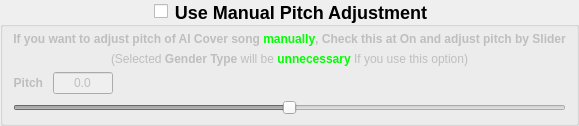
                                       <widget class="QGroupBox" name="horizontalGroupBox_rvc_manual_pitch">
                                        <property name="styleSheet">
                                         <string notr="true">QGroupBox
{
    font-size: 18px;
    font-weight: bold;
}</string>
                                        </property>
                                        <property name="title">
                                         <string>Use Manual Pitch Adjustment</string>
                                        </property>
                                        <property name="alignment">
                                         <set>Qt::AlignCenter</set>
                                        </property>
                                        <property name="flat">
                                         <bool>false</bool>
                                        </property>
                                        <property name="checkable">
                                         <bool>true</bool>
                                        </property>
                                        <property name="checked">
                                         <bool>false</bool>
                                        </property>
                                        <layout class="QHBoxLayout" name="horizontalLayout_117">
                                         <property name="leftMargin">
                                          <number>0</number>
                                         </property>
                                         <property name="topMargin">
                                          <number>0</number>
                                         </property>
                                         <property name="rightMargin">
                                          <number>0</number>
                                         </property>
                                         <property name="bottomMargin">
                                          <number>3</number>
                                         </property>
                                         <item>
                                          <layout class="QVBoxLayout" name="verticalLayout_82">
                                           <property name="leftMargin">
                                            <number>10</number>
                                           </property>
                                           <property name="topMargin">
                                            <number>5</number>
                                           </property>
                                           <property name="rightMargin">
                                            <number>10</number>
                                           </property>
                                           <property name="bottomMargin">
                                            <number>5</number>
                                           </property>
                                           <item>
                                            <widget class="QLabel" name="label_74">
                                             <property name="text">
                                              <string>&lt;html&gt;&lt;head/&gt;&lt;body&gt;&lt;p&gt;&lt;span style=&quot; font-weight:700;&quot;&gt;If you want to adjust pitch of AI Cover song &lt;/span&gt;&lt;span style=&quot; font-weight:700; color:#00ff00;&quot;&gt;manually&lt;/span&gt;&lt;span style=&quot; font-weight:700;&quot;&gt;, Check this at On and adjust pitch by Slider&lt;/span&gt;&lt;/p&gt;&lt;/body&gt;&lt;/html&gt;</string>
                                             </property>
                                             <property name="alignment">
                                              <set>Qt::AlignCenter</set>
                                             </property>
                                            </widget>
                                           </item>
                                           <item>
                                            <widget class="QLabel" name="label_75">
                                             <property name="text">
                                              <string>&lt;html&gt;&lt;head/&gt;&lt;body&gt;&lt;p align=&quot;center&quot;&gt;(Selected &lt;span style=&quot; font-weight:700;&quot;&gt;Gender Type&lt;/span&gt; will be &lt;span style=&quot; font-weight:700; color:#00ff00;&quot;&gt;unnecessary&lt;/span&gt; If you use this option)&lt;/p&gt;&lt;/body&gt;&lt;/html&gt;</string>
                                             </property>
                                             <property name="alignment">
                                              <set>Qt::AlignLeading|Qt::AlignLeft|Qt::AlignVCenter</set>
                                             </property>
                                            </widget>
                                           </item>
                                           <item>
                                            <layout class="QHBoxLayout" name="horizontalLayout_118">
                                             <property name="spacing">
                                              <number>10</number>
                                             </property>
                                             <property name="topMargin">
                                              <number>0</number>
                                             </property>
                                             <property name="bottomMargin">
                                              <number>0</number>
                                             </property>
                                             <item>
                                              <widget class="QLabel" name="label_76">
                                               <property name="text">
                                                <string>&lt;html&gt;&lt;head/&gt;&lt;body&gt;&lt;p&gt;&lt;span style=&quot; font-weight:700;&quot;&gt;Pitch&lt;/span&gt;&lt;/p&gt;&lt;/body&gt;&lt;/html&gt;</string>
                                               </property>
                                               <property name="alignment">
                                                <set>Qt::AlignRight|Qt::AlignTrailing|Qt::AlignVCenter</set>
                                               </property>
                                              </widget>
                                             </item>
                                             <item>
                                              <widget class="QLineEdit" name="lineEdit_rvc_pitch">
                                               <property name="sizePolicy">
                                                <sizepolicy hsizetype="Preferred" vsizetype="Preferred">
                                                 <horstretch>0</horstretch>
                                                 <verstretch>0</verstretch>
                                                </sizepolicy>
                                               </property>
                                               <property name="minimumSize">
                                                <size>
                                                 <width>60</width>
                                                 <height>0</height>
                                                </size>
                                               </property>
                                               <property name="maximumSize">
                                                <size>
                                                 <width>60</width>
                                                 <height>16777215</height>
                                                </size>
                                               </property>
                                               <property name="acceptDrops">
                                                <bool>true</bool>
                                               </property>
                                               <property name="text">
                                                <string>0.0</string>
                                               </property>
                                               <property name="alignment">
                                                <set>Qt::AlignCenter</set>
                                               </property>
                                              </widget>
                                             </item>
                                             <item>
                                              <spacer name="horizontalSpacer_69">
                                               <property name="orientation">
                                                <enum>Qt::Horizontal</enum>
                                               </property>
                                               <property name="sizeHint" stdset="0">
                                                <size>
                                                 <width>40</width>
                                                 <height>20</height>
                                                </size>
                                               </property>
                                              </spacer>
                                             </item>
                                            </layout>
                                           </item>
                                           <item>
                                            <layout class="QHBoxLayout" name="horizontalLayout_119">
                                             <property name="topMargin">
                                              <number>0</number>
                                             </property>
                                             <property name="bottomMargin">
                                              <number>0</number>
                                             </property>
                                             <item>
                                              <widget class="QSlider" name="horizontalSlider_rvc_pitch">
                                               <property name="styleSheet">
                                                <string notr="true"/>
                                               </property>
                                               <property name="minimum">
                                                <number>-240</number>
                                               </property>
                                               <property name="maximum">
                                                <number>240</number>
                                               </property>
                                               <property name="singleStep">
                                                <number>10</number>
                                               </property>
                                               <property name="value">
                                                <number>0</number>
                                               </property>
                                               <property name="orientation">
                                                <enum>Qt::Horizontal</enum>
                                               </property>
                                              </widget>
                                             </item>
                                            </layout>
                                           </item>
                                          </layout>
                                         </item>
                                        </layout>
                                       </widget>
